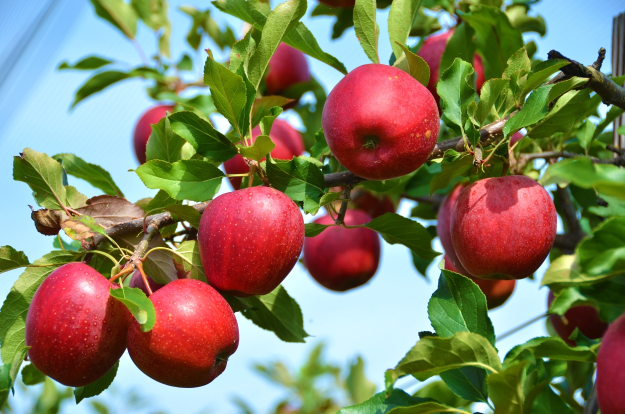
#> input picture 9주차/apples.jpg, 1250 x 828 px (shown at 1/2 size)
$ python FLANN.py
#> lines starting #> are read from the running program, lines starting #| are printed output that depends on the picture
import cv2 as cv
import numpy as np
import time

img1 = cv.imread('apples.jpg')[190:350, 440:560]
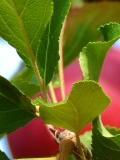
#> img1: shape (160, 120, 3); mean B, G, R 36.6, 103.1, 112.2
gray1 = cv.cvtColor(img1, cv.COLOR_BGR2GRAY)
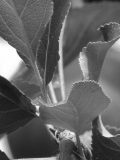
#> gray1: shape (160, 120); min 21, max 255, mean 98.2
img2 = cv.imread('apples.jpg')
#> img2 is the input picture: shape (828, 1250, 3); mean B, G, R 98.5, 125.8, 129.6
gray2 = cv.cvtColor(img2, cv.COLOR_BGR2GRAY)
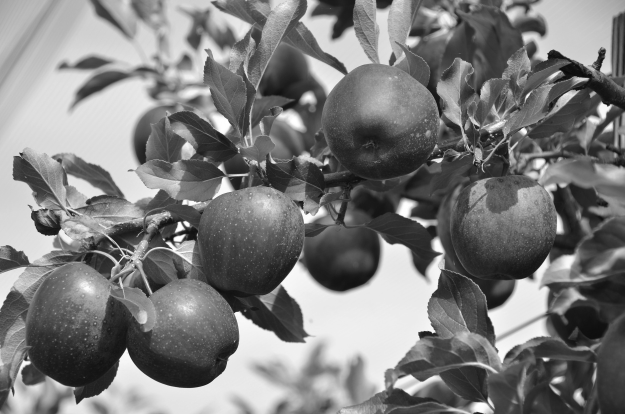
#> gray2: shape (828, 1250) (shown at 1/2 size); min 8, max 255, mean 123.8

sift = cv.SIFT_create()
kp1, des1 = sift.detectAndCompute(gray1, None)
#> kp1 = 103 keypoints; strongest (x, y, size): (106, 134, 5.1), (37, 107, 2.3), (38, 114, 2.2), (86, 139, 8.4)
kp2, des2 = sift.detectAndCompute(gray2, None)
#> kp2 = 3575 keypoints; strongest (x, y, size): (810, 416, 21.9), (1207, 218, 15.9), (359, 455, 9.8), (642, 339, 2.5)
print('특징점 개수 : ', len(kp1), len(kp2))
#| 특징점 개수 :  103 3575

start = time.time()
flann_matcher = cv.DescriptorMatcher_create(cv.DescriptorMatcher_FLANNBASED)
knn_match = flann_matcher.knnMatch(des1, des2, 2)
#> knn_match = 103 matches

T = 0.7
good_match = []
for nearest1, nearest2 in knn_match:
    if (nearest1.distance/nearest2.distance)<T:
        good_match.append(nearest1)
#> this loop made 103 passes
#> after the loop, good_match = 92 matches
print('매칭에 걸린 시간 : ', time.time()-start)

img_match = np.empty((max(img1.shape[0], img2.shape[0]), img1.shape[1]+img2.shape[1],3),dtype = np.uint8)
cv.drawMatches(img1, kp1, img2, kp2, good_match, img_match, flags=cv.DrawMatchesFlags_NOT_DRAW_SINGLE_POINTS)
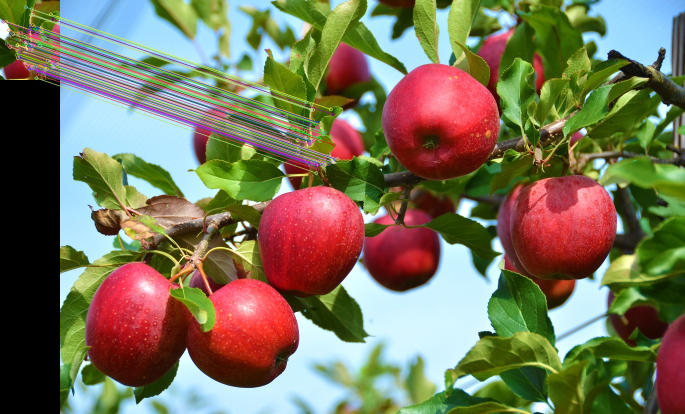
#> img_match: shape (828, 1370, 3) (shown at 1/2 size); mean B, G, R 90.1, 115.4, 120.6

cv.imshow('Good Matches', img_match)

k = cv.waitKey()
#> (key Esc is pressed here)
cv.destroyAllWindows()
